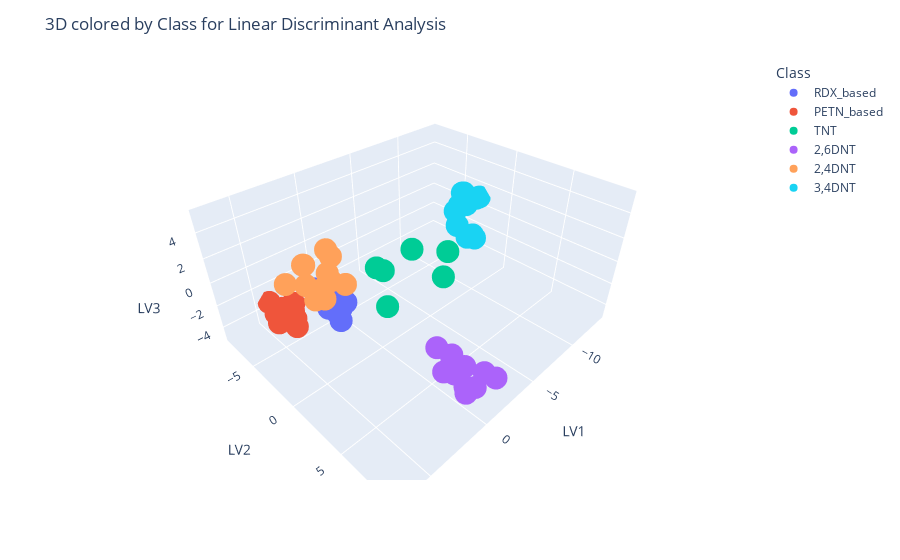

Notebook code for this chart:
### Code cell
# Plot 3D scores
fig = px.scatter_3d(scores, x='LV1', y='LV2', z='LV3',
                    color='Class', hover_data=['Class'], hover_name=scores.index)
fig.update_layout(
title_text='3D colored by Class for Linear Discriminant Analysis')
fig.show()

### Figure 1 — Plotly figure (JSON) as saved in the notebook; plotly's stock layout.template omitted (floating-point values rounded to 4 significant figures)
{"data": [{"customdata": [["RDX_based"], ["RDX_based"], ["RDX_based"], ["RDX_based"], ["RDX_based"], ["RDX_based"], ["RDX_based"], ["RDX_based"], ["RDX_based"], ["RDX_based"], ["RDX_based"], ["RDX_based"]], "hovertemplate": "<b>%{hovertext}</b><br><br>Class=%{customdata[0]}<br>LV1=%{x}<br>LV2=%{y}<br>LV3=%{z}<extra></extra>", "hovertext": ["C4_7", "C4_8", "C4_9", "C4_10", "C4_11", "C4_12", "RDX_9", "RDX_10", "RDX_11", "RDX_12", "RDX_13", "RDX_14"], "legendgroup": "RDX_based", "marker": {"color": "#636efa", "symbol": "circle"}, "mode": "markers", "name": "RDX_based", "scene": "scene", "showlegend": true, "type": "scatter3d", "x": [2.261, 2.726, 3.059, 3.35, 3.339, 3.933, 3.374, 3.562, 2.32, 2.994, 3.209, 2.844], "y": [-0.8396, -2.052, -0.4364, -0.66, -0.3154, -1.842, -1.217, 0.469, -1.144, -1.359, -0.5985, -1.488], "z": [-0.2514, 0.4147, -1.103, 1.413, 0.5803, 1.232, -0.3271, 0.7298, -0.2457, -0.1856, -0.3941, -0.6267]}, {"customdata": [["PETN_based"], ["PETN_based"], ["PETN_based"], ["PETN_based"], ["PETN_based"], ["PETN_based"], ["PETN_based"], ["PETN_based"], ["PETN_based"], ["PETN_based"], ["PETN_based"], ["PETN_based"]], "hovertemplate": "<b>%{hovertext}</b><br><br>Class=%{customdata[0]}<br>LV1=%{x}<br>LV2=%{y}<br>LV3=%{z}<extra></extra>", "hovertext": ["PETN_10", "PETN_11", "PETN_12", "PETN_13", "PETN_14", "PETN_15", "SEMTEX_10", "SEMTEX_11", "SEMTEX_12", "SEMTEX_13", "SEMTEX_14", "SEMTEX_15"], "legendgroup": "PETN_based", "marker": {"color": "#EF553B", "symbol": "circle"}, "mode": "markers", "name": "PETN_based", "scene": "scene", "showlegend": true, "type": "scatter3d", "x": [3.874, 4.258, 4.439, 3.886, 4.535, 5.437, 4.037, 3.917, 4.217, 4.577, 4.074, 4.137], "y": [-5.134, -4.236, -3.77, -4.953, -3.974, -4.257, -5.713, -6.673, -7.264, -6.244, -7.101, -8.198], "z": [-2.631, -3.262, -0.7781, -3.189, -0.9854, -1.541, -3.296, -3.202, -3.882, -3.956, -4.982, -3.386]}, {"customdata": [["TNT"], ["TNT"], ["TNT"], ["TNT"], ["TNT"], ["TNT"]], "hovertemplate": "<b>%{hovertext}</b><br><br>Class=%{customdata[0]}<br>LV1=%{x}<br>LV2=%{y}<br>LV3=%{z}<extra></extra>", "hovertext": ["TNT_8", "TNT_9", "TNT_10", "TNT_11", "TNT_12", "TNT_13"], "legendgroup": "TNT", "marker": {"color": "#00cc96", "symbol": "circle"}, "mode": "markers", "name": "TNT", "scene": "scene", "showlegend": true, "type": "scatter3d", "x": [-4.669, -0.005948, 0.006423, -0.1328, -3.701, -2.555], "y": [1.831, -0.2453, 0.4613, 0.5569, 2.365, 0.4936], "z": [1.769, 1.688, 1.822, -1.198, 0.4015, 2.314]}, {"customdata": [["2,6DNT"], ["2,6DNT"], ["2,6DNT"], ["2,6DNT"], ["2,6DNT"], ["2,6DNT"], ["2,6DNT"], ["2,6DNT"], ["2,6DNT"], ["2,6DNT"], ["2,6DNT"], ["2,6DNT"]], "hovertemplate": "<b>%{hovertext}</b><br><br>Class=%{customdata[0]}<br>LV1=%{x}<br>LV2=%{y}<br>LV3=%{z}<extra></extra>", "hovertext": ["2,6DNT_1", "2,6DNT_2", "2,6DNT_3", "2,6DNT_4", "2,6DNT_5", "2,6DNT_6", "2,6DNT_7", "2,6DNT_8", "2,6DNT_9", "2,6DNT_10", "2,6DNT_11", "2,6DNT_12"], "legendgroup": "2,6DNT", "marker": {"color": "#ab63fa", "symbol": "circle"}, "mode": "markers", "name": "2,6DNT", "scene": "scene", "showlegend": true, "type": "scatter3d", "x": [-0.1419, 0.6571, 0.1355, -0.3195, -0.7301, 1.343, -0.5288, -0.7244, 0.1595, 0.2262, -1.233, -1.224], "y": [5.187, 7.418, 7.907, 6.304, 8.019, 7.143, 7.225, 5.954, 7.888, 8.058, 8.246, 9.141], "z": [-1.89, -1.999, -3.228, -1.871, -3.817, -1.52, -2.37, -2.557, -3.124, -3.546, -2.68, -2.471]}, {"customdata": [["2,4DNT"], ["2,4DNT"], ["2,4DNT"], ["2,4DNT"], ["2,4DNT"], ["2,4DNT"], ["2,4DNT"], ["2,4DNT"], ["2,4DNT"], ["2,4DNT"], ["2,4DNT"], ["2,4DNT"]], "hovertemplate": "<b>%{hovertext}</b><br><br>Class=%{customdata[0]}<br>LV1=%{x}<br>LV2=%{y}<br>LV3=%{z}<extra></extra>", "hovertext": ["2,4DNT_1", "2,4DNT_2", "2,4DNT_3", "2,4DNT_4", "2,4DNT_5", "2,4DNT_6", "2,4DNT_7", "2,4DNT_8", "2,4DNT_9", "2,4DNT_10", "2,4DNT_11", "2,4DNT_12"], "legendgroup": "2,4DNT", "marker": {"color": "#FFA15A", "symbol": "circle"}, "mode": "markers", "name": "2,4DNT", "scene": "scene", "showlegend": true, "type": "scatter3d", "x": [5.64, 7.04, 5.338, 4.434, 4.403, 4.758, 6.144, 4.356, 5.448, 3.96, 4.34, 5.35], "y": [0.4868, 0.7377, -0.1688, 1.097, 0.7703, 0.7317, 1.264, 2.377, 0.8737, 0.216, 1.206, 1.506], "z": [5.016, 4.583, 4.561, 3.651, 4.001, 2.311, 4.315, 4.037, 2.71, 5.133, 5.325, 3.75]}, {"customdata": [["3,4DNT"], ["3,4DNT"], ["3,4DNT"], ["3,4DNT"], ["3,4DNT"], ["3,4DNT"], ["3,4DNT"], ["3,4DNT"], ["3,4DNT"], ["3,4DNT"], ["3,4DNT"], ["3,4DNT"]], "hovertemplate": "<b>%{hovertext}</b><br><br>Class=%{customdata[0]}<br>LV1=%{x}<br>LV2=%{y}<br>LV3=%{z}<extra></extra>", "hovertext": ["3,4DNT_1", "3,4DNT_2", "3,4DNT_3", "3,4DNT_4", "3,4DNT_5", "3,4DNT_6", "3,4DNT_7", "3,4DNT_8", "3,4DNT_9", "3,4DNT_10", "3,4DNT_11", "3,4DNT_12"], "legendgroup": "3,4DNT", "marker": {"color": "#19d3f3", "symbol": "circle"}, "mode": "markers", "name": "3,4DNT", "scene": "scene", "showlegend": true, "type": "scatter3d", "x": [-10.23, -13.07, -11.05, -11.25, -13.79, -12.12, -12.24, -10.14, -10.97, -11.11, -11.02, -9.127], "y": [-1.037, -2.608, -1.152, -1.083, -2.872, -3.353, -3.297, -2.344, -2.661, -2.053, -2.377, -1.213], "z": [-0.742, 1.173, -0.9189, -1.279, 0.9218, 1.729, 1.704, 1.17, 1.249, 1.512, 1.487, 0.7334]}], "layout": {"legend": {"title": {"text": "Class"}, "tracegroupgap": 0}, "margin": {"t": 60}, "scene": {"domain": {"x": [0, 1], "y": [0, 1]}, "xaxis": {"title": {"text": "LV1"}}, "yaxis": {"title": {"text": "LV2"}}, "zaxis": {"title": {"text": "LV3"}}}, "title": {"text": "3D colored by Class for Linear Discriminant Analysis"}}}
